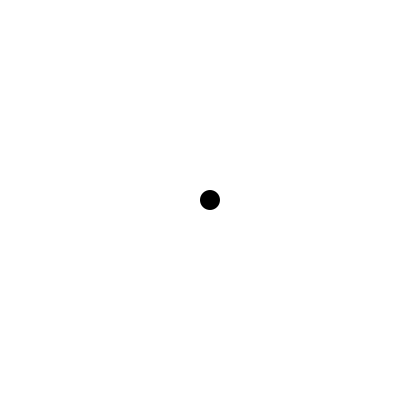
Frame 1 (no input)
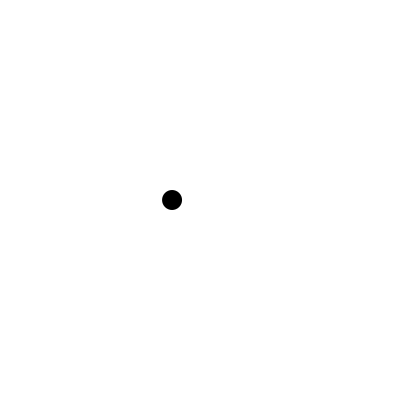
Frame 60 (the mouse pressed at the canvas centre just before this capture)
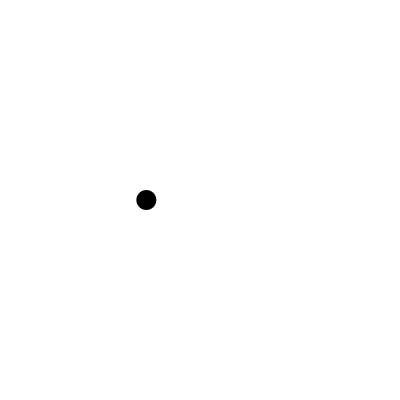
Frame 120 (the mouse held since frame 60 and released just before this capture)

The Processing sketch that drew these frames (run headless with seeded random() and noise(); from frame 60 on, the mouse is pressed at the canvas centre):

// Processing sketch: processing_74279
// ── processing_74279.pde

float X;
float Y;
float Theta;

void setup(){
 size(400,400);
 colorMode(RGB,100);
 background(100);
 frameRate(30);
  noStroke();
 X = 200;
 Y = 200;
 Theta = 0;
}

void draw(){
 Theta = Theta+0.1; //位相の更新。更新する量（+0.1）を「角速度」とも言う。
 X = 100*sin(Theta) + 200; // X軸方向の単振動 [振幅 * sin(位相) + 中心座標]
 fill(100);
 rect(0,0,width,height);
 fill(0); 
 ellipse(X,Y,20,20);
}
